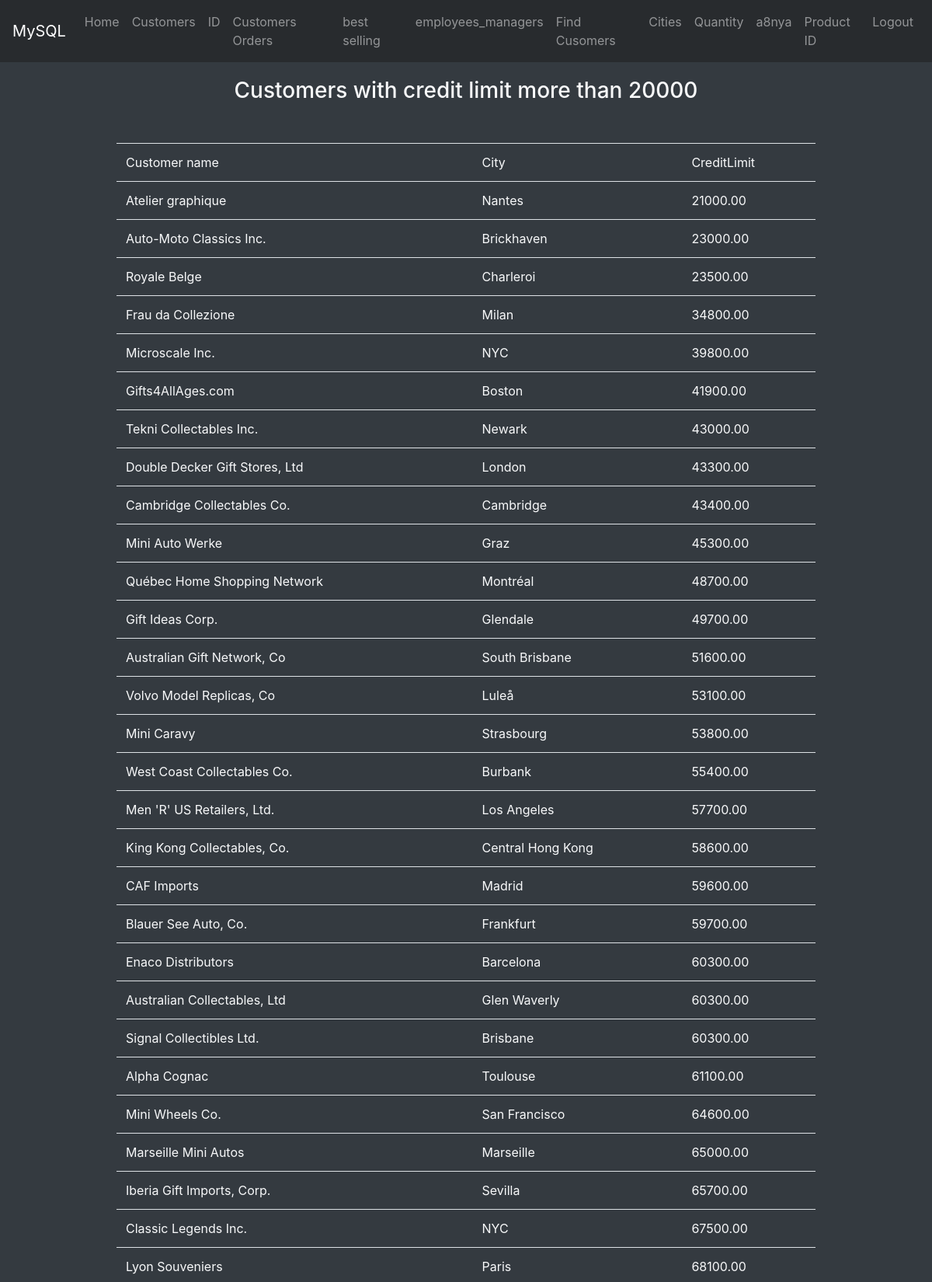
The page /customers_upper.php (signed in, upper part) on the database its author committed.
### tables this page shows
CREATE TABLE `customers` (
  `customerNumber` int(11) NOT NULL,
  `customerName` varchar(50) NOT NULL,
  `contactLastName` varchar(50) NOT NULL,
  `contactFirstName` varchar(50) NOT NULL,
  `phone` varchar(50) NOT NULL,
  `addressLine1` varchar(50) NOT NULL,
  `addressLine2` varchar(50) DEFAULT NULL,
  `city` varchar(50) NOT NULL,
  `state` varchar(50) DEFAULT NULL,
  `postalCode` varchar(15) DEFAULT NULL,
  `country` varchar(50) NOT NULL,
  `salesRepEmployeeNumber` int(11) DEFAULT NULL,
  `creditLimit` decimal(10,2) DEFAULT NULL,
  `Password` varchar(6) NOT NULL DEFAULT '123456'
);

### customers_upper.php (the view, shortened to what this page needs)
<?php
 include "navbar.php";
  $serverName = 'localhost';
  $dbUser ='root';
  $dbPassword = '';
  $dbName = 'sunday_company';
  $con = new mysqli($serverName,$dbUser,$dbPassword,$dbName);
$query_string = "SELECT customerNumber,customerName,city,creditLimit
                 FROM customers
                 WHERE creditLimit > 20000
                 order by creditLimit asc";
$dbResult = $con->query($query_string);
?>
<h3 class=" text-center text-light"> Customers with credit limit more than 20000 </h3>
<table class="table text-light w-75 m-auto my-5">
<thead>
<tr>
<td>Customer name</td>
<td>City</td>
<td>CreditLimit</td>
</tr>
</thead>
<tbody>
<?php
while($row = mysqli_fetch_assoc($dbResult))
{
echo "<tr>"."<td>".$row['customerName']."</td> " ."<td>". $row['city']."</td> "."<td>". $row['creditLimit']."</td>"."</tr>" ;
}
?>
</tbody>
</table>

### css/style.css (style rules this page uses)
h3 { margin:100px auto 50px!important; }

### rows shown on the page
customers: customerName "Atelier graphique", city "Nantes", creditLimit "21000.00"
customers: customerName "Auto-Moto Classics Inc.", city "Brickhaven", creditLimit "23000.00"
customers: customerName "Royale Belge", city "Charleroi", creditLimit "23500.00"
customers: customerName "Frau da Collezione", city "Milan", creditLimit "34800.00"
customers: customerName "Microscale Inc.", city "NYC", creditLimit "39800.00"
customers: customerName "Gifts4AllAges.com", city "Boston", creditLimit "41900.00"
customers: customerName "Tekni Collectables Inc.", city "Newark", creditLimit "43000.00"
customers: customerName "Double Decker Gift Stores, Ltd", city "London", creditLimit "43300.00"
customers: customerName "Cambridge Collectables Co.", city "Cambridge", creditLimit "43400.00"
customers: customerName "Mini Auto Werke", city "Graz", creditLimit "45300.00"
customers: customerName "Québec Home Shopping Network", city "Montréal", creditLimit "48700.00"
customers: customerName "Gift Ideas Corp.", city "Glendale", creditLimit "49700.00"
customers: customerName "Australian Gift Network, Co", city "South Brisbane", creditLimit "51600.00"
customers: customerName "Volvo Model Replicas, Co", city "Luleå", creditLimit "53100.00"
customers: customerName "Mini Caravy", city "Strasbourg", creditLimit "53800.00"
customers: customerName "West Coast Collectables Co.", city "Burbank", creditLimit "55400.00"
customers: customerName "Men 'R' US Retailers, Ltd.", city "Los Angeles", creditLimit "57700.00"
customers: customerName "King Kong Collectables, Co.", city "Central Hong Kong", creditLimit "58600.00"
customers: customerName "CAF Imports", city "Madrid", creditLimit "59600.00"
customers: customerName "Blauer See Auto, Co.", city "Frankfurt", creditLimit "59700.00"
customers: customerName "Enaco Distributors", city "Barcelona", creditLimit "60300.00"
customers: customerName "Australian Collectables, Ltd", city "Glen Waverly", creditLimit "60300.00"
customers: customerName "Signal Collectibles Ltd.", city "Brisbane", creditLimit "60300.00"
customers: customerName "Alpha Cognac", city "Toulouse", creditLimit "61100.00"
customers: customerName "Mini Wheels Co.", city "San Francisco", creditLimit "64600.00"
customers: customerName "Marseille Mini Autos", city "Marseille", creditLimit "65000.00"
customers: customerName "Iberia Gift Imports, Corp.", city "Sevilla", creditLimit "65700.00"
customers: customerName "Classic Legends Inc.", city "NYC", creditLimit "67500.00"
customers: customerName "Lyon Souveniers", city "Paris", creditLimit "68100.00"
